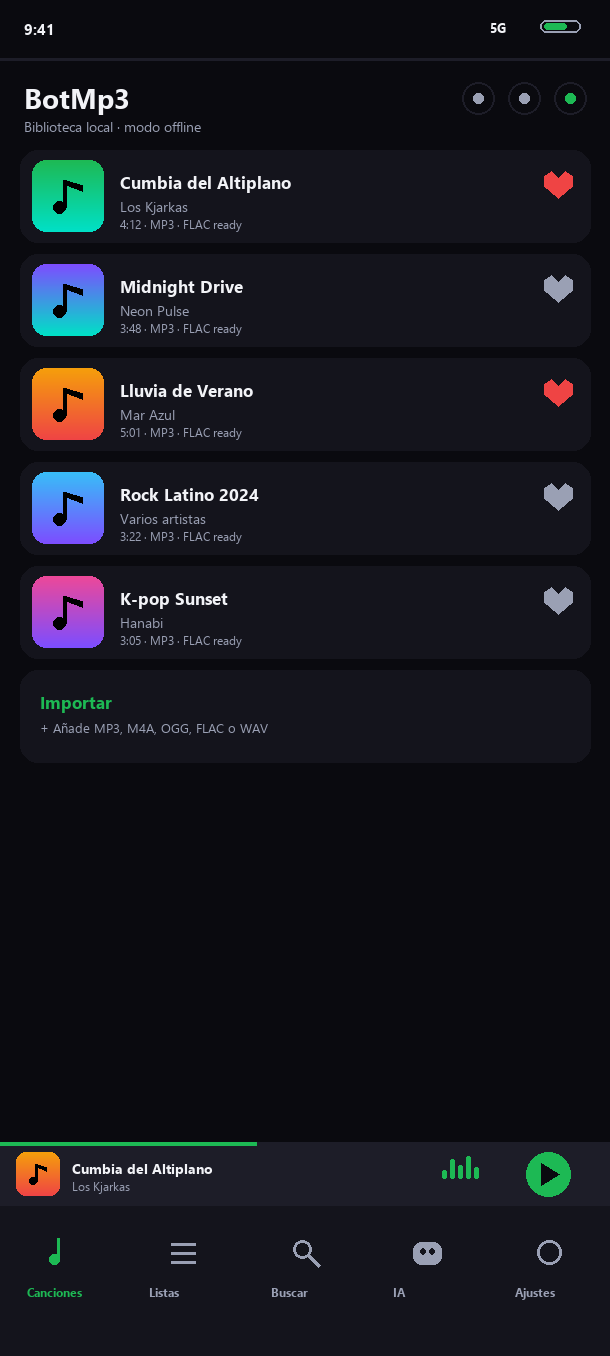
#> input picture fastlane/metadata/android/en-US/images/phoneScreenshots/1.png, 610 x 1356 px, given in place of icono_fuente.jpg, which was not available
$ python generar_icono.py
#> lines starting #> are read from the running program, lines starting #| are printed output that depends on the picture; after the words box and inside, x2 and y2 are one past the last pixel; in counts of white or black regions, pixels touching at a corner belong together; pictures that were not available may be replaced by others from this repository, and a replacement may not be noted
"""Genera el icono de BotMp3 (v1.2.1) a partir de la nueva imagen.

Produce:
  * mipmap-*/ic_launcher.png           icono clásico (esquinas redondeadas)
  * mipmap-*/ic_launcher_round.png     icono clásico circular
  * drawable-*/ic_launcher_foreground.png   capa frontal adaptativa (se desvanece
                                             hacia el color de fondo: sin costuras)
  * drawable-*/ic_launcher_monochrome.png   silueta para iconos tematizados
  * assets/icon/botmp3_icon.png / _mono.png  versiones para la interfaz

También ajusta el color de fondo adaptativo y el XML del icono.
"""

from __future__ import annotations

import os
import re
import sys

import numpy as np
from PIL import Image, ImageDraw, ImageFilter

ROOT = os.path.dirname(os.path.dirname(os.path.abspath(__file__)))
PROJ = os.path.join(ROOT, "BotMp3")
RES = os.path.join(PROJ, "android", "app", "src", "main", "res")
ASSETS = os.path.join(PROJ, "assets", "icon")
SOURCE = os.path.join(os.path.dirname(os.path.abspath(__file__)), "icono_fuente.jpg")

DENSITIES = {"mdpi": 1.0, "hdpi": 1.5, "xhdpi": 2.0, "xxhdpi": 3.0, "xxxhdpi": 4.0}
LEGACY_DP = 48       # tamaño base del icono clásico
ADAPTIVE_DP = 108    # lienzo adaptativo
FOREGROUND_DP = 96   # tamaño del arte dentro del lienzo adaptativo
FADE_FROM = 0.78     # el arte se desvanece a partir de este radio relativo

written: list[str] = []
notas: list[str] = []


def save(image: Image.Image, path: str) -> None:
    os.makedirs(os.path.dirname(path), exist_ok=True)
    image.save(path, "PNG", optimize=True)
    written.append(os.path.relpath(path, PROJ))


# ------------------------------------------------------------------ imagen base
src = Image.open(SOURCE).convert("RGB")
#> src is the input picture: PIL image 610x1356 RGB; mean R, G, B 21.9, 22.7, 29.7
np_src = np.asarray(src)

# Color de fondo: mediana del borde (el morado del cómic).
border = np.concatenate([
    np_src[0:10].reshape(-1, 3),
    np_src[-10:].reshape(-1, 3),
    np_src[:, 0:10].reshape(-1, 3),
    np_src[:, -10:].reshape(-1, 3),
])
fondo_rgb = tuple(int(round(v)) for v in np.median(border, axis=0))
#> fondo_rgb = (10, 10, 15)
fondo_hex = "#{:02X}{:02X}{:02X}".format(*fondo_rgb)
#> fondo_hex = '#0A0A0F'
notas.append(f"color de fondo adaptativo: {fondo_hex}")


def con_desvanecido(image: Image.Image, fade_from: float = FADE_FROM) -> Image.Image:
    """Aplica un alfa radial para que el arte se funda con el fondo sin costuras."""
    size = image.width
    rgba = np.asarray(image.convert("RGBA")).astype(np.float32)
    yy, xx = np.mgrid[0:size, 0:size]
    cx = cy = (size - 1) / 2.0
    radio = np.sqrt(((xx - cx) / (size / 2.0)) ** 2 + ((yy - cy) / (size / 2.0)) ** 2)
    alfa = np.clip((1.0 - radio) / (1.0 - fade_from), 0.0, 1.0)
    rgba[..., 3] *= alfa
    return Image.fromarray(rgba.astype(np.uint8), "RGBA")


def silueta(size: int) -> Image.Image:
    """Silueta blanca y sólida del logotipo (iconos tematizados de Android 13+).

    Se considera «fondo» todo lo morado del cómic: la silueta es el logotipo
    completo (trazos negros incluidos), no solo las zonas blancas.
    """
    hsv = np.asarray(src.convert("HSV")).astype(np.int16)
    sat, val = hsv[..., 1], hsv[..., 2]
    fondo = (sat > 95) & (val > 70)
    mascara = np.where(fondo, 0, 255).astype(np.uint8)
    # Cierra los huecos que dejan los puntos de semitono.
    imagen = Image.fromarray(mascara, "L").filter(ImageFilter.MaxFilter(3))
    imagen = imagen.filter(ImageFilter.GaussianBlur(1)).resize((size, size), Image.LANCZOS)
    rgba = Image.new("RGBA", (size, size), (255, 255, 255, 0))
    rgba.putalpha(imagen)
    return con_desvanecido(rgba)


def redondear(image: Image.Image, radius_ratio: float) -> Image.Image:
    size = image.width
    mask = Image.new("L", (size, size), 0)
    ImageDraw.Draw(mask).rounded_rectangle(
        (0, 0, size - 1, size - 1),
        radius=int(size * radius_ratio),
        fill=255,
    )
    out = image.convert("RGBA")
    out.putalpha(mask)
    return out


def circular(image: Image.Image) -> Image.Image:
    size = image.width
    mask = Image.new("L", (size, size), 0)
    ImageDraw.Draw(mask).ellipse((0, 0, size - 1, size - 1), fill=255)
    out = image.convert("RGBA")
    out.putalpha(mask)
    return out


# ------------------------------------------------------------- iconos por densidad
for nombre, escala in DENSITIES.items():
    legacy_px = int(round(LEGACY_DP * escala))
    adaptive_px = int(round(ADAPTIVE_DP * escala))
    fg_px = int(round(FOREGROUND_DP * escala))

    # 1) Icono clásico (con esquinas redondeadas y circular).
    base = src.resize((legacy_px, legacy_px), Image.LANCZOS).convert("RGBA")
    save(redondear(base, 0.20), os.path.join(RES, f"mipmap-{nombre}", "ic_launcher.png"))
    save(circular(base), os.path.join(RES, f"mipmap-{nombre}", "ic_launcher_round.png"))

    # 2) Capa frontal adaptativa: arte centrado en el lienzo de 108dp.
    arte = con_desvanecido(src.resize((fg_px, fg_px), Image.LANCZOS))
    lienzo = Image.new("RGBA", (adaptive_px, adaptive_px), (0, 0, 0, 0))
    offset = (adaptive_px - fg_px) // 2
    lienzo.paste(arte, (offset, offset), arte)
    save(lienzo, os.path.join(RES, f"drawable-{nombre}", "ic_launcher_foreground.png"))

    # 3) Silueta monocroma (tematizada).
    mono = silueta(fg_px)
    lienzo_mono = Image.new("RGBA", (adaptive_px, adaptive_px), (0, 0, 0, 0))
    lienzo_mono.paste(mono, (offset, offset), mono)
    save(lienzo_mono, os.path.join(RES, f"drawable-{nombre}", "ic_launcher_monochrome.png"))
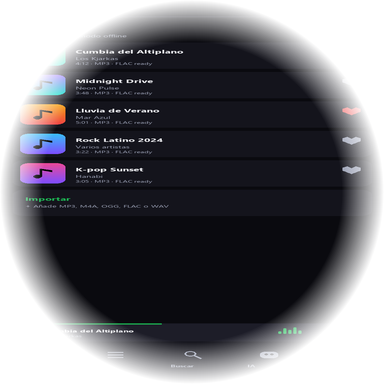
#> arte: PIL image 384x384 RGBA; mean R, G, B, A 21.9, 22.7, 29.6, 159.3; transparent parts drawn white
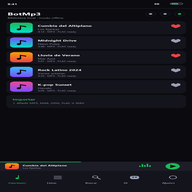
#> base: PIL image 192x192 RGBA; mean R, G, B, A 21.9, 22.7, 29.6, 255
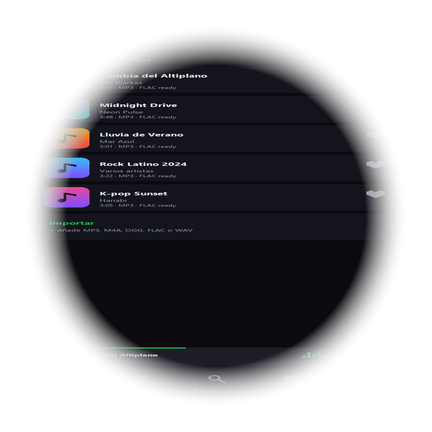
#> lienzo: PIL image 432x432 RGBA; mean R, G, B, A 10.6, 10.3, 14.3, 115.5; transparent parts drawn white

# ------------------------------------------------------------------ assets app
save(redondear(src.resize((512, 512), Image.LANCZOS).convert("RGBA"), 0.20),
     os.path.join(ASSETS, "botmp3_icon.png"))
#> in redondear (call 6), `mask = Image.new("L", (size, size), 0)`: mask: PIL image 512x512 L; every value is 0
#> in redondear (call 6), `ImageDraw.Draw(mask).rounded_rectangle( (0, 0, size - 1, size - 1), ra..`:
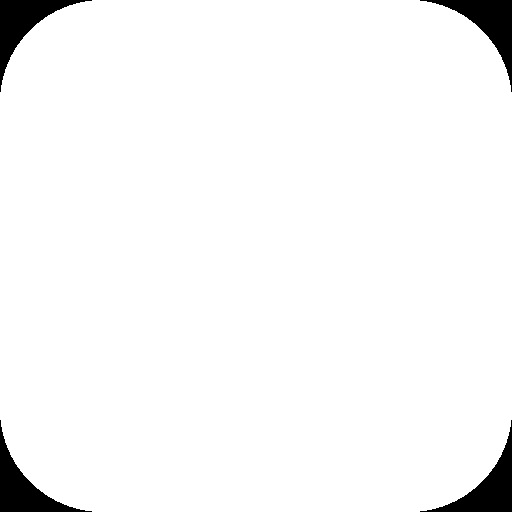
#> mask: PIL image 512x512 L; 96.5% white; 4 black regions, box (x1, y1, x2, y2) and area: (0, 0, 92, 92) 2262, (420, 0, 512, 92) 2262, (0, 420, 92, 512) 2262, (420, 420, 512, 512) 2262
save(silueta(512), os.path.join(ASSETS, "botmp3_icon_mono.png"))
#> in silueta (call 6), `sat, val = hsv[..., 1], hsv[..., 2]`:
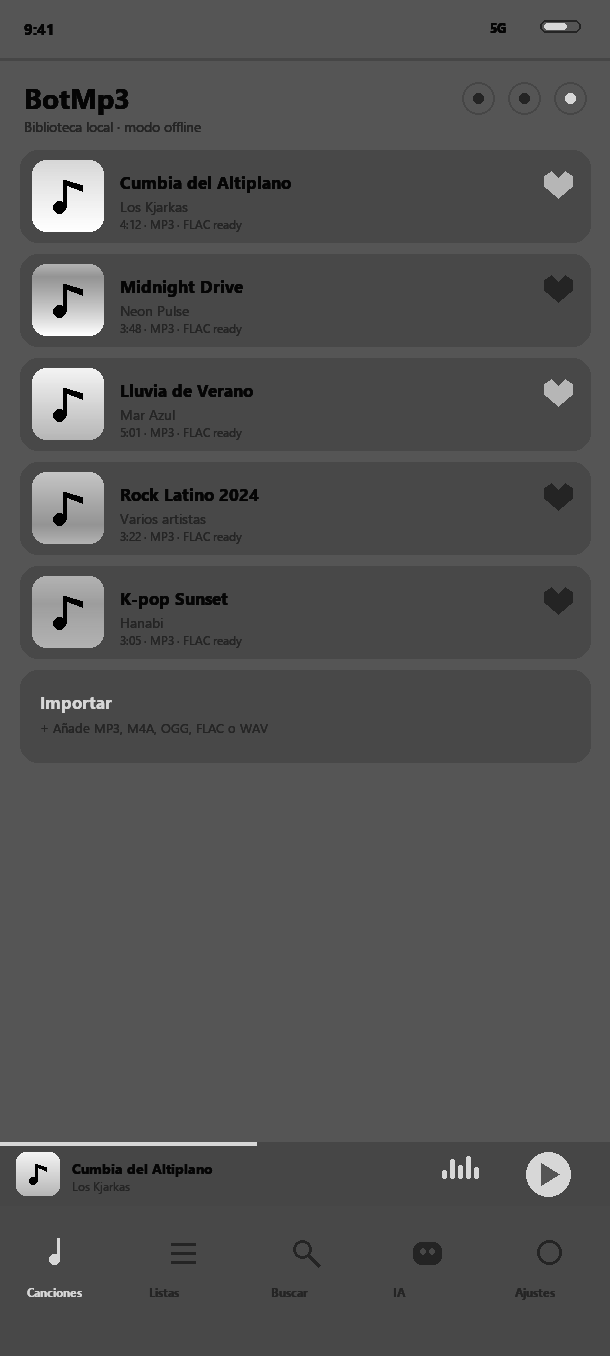
#> sat: shape (1356, 610) int16; min 0, max 255, mean 81.3
#> in silueta (call 6), `fondo = (sat > 95) & (val > 70)`:
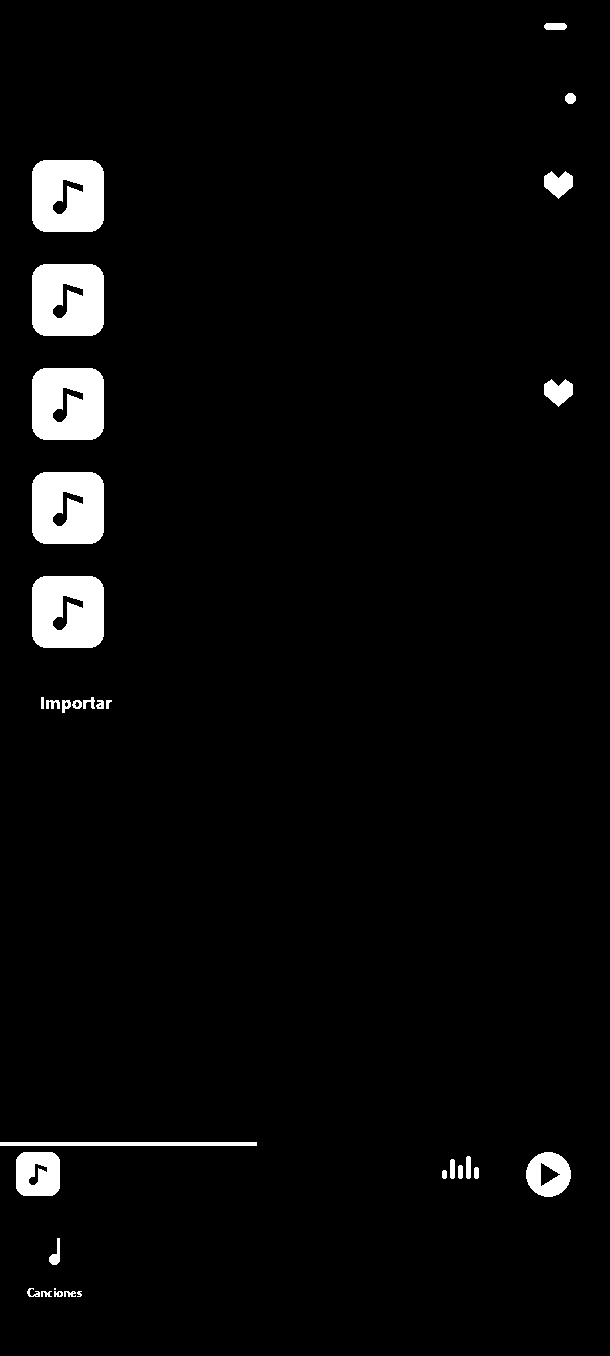
#> fondo: shape (1356, 610) bool; 3.6% white; 31 white regions (1 under 20 px), largest, box (x1, y1, x2, y2) and area: (32, 160, 104, 232) 4677, (32, 264, 104, 336) 4677, (32, 368, 104, 440) 4677
#> in silueta (call 6), `imagen = Image.fromarray(mascara, "L").filter(ImageFilter.MaxFilter(3))`: imagen: PIL image 610x1356 L; 96.9% white; 34 black regions (17 under 20 px), largest, box (x1, y1, x2, y2) and area: (33, 161, 103, 231) 4248, (33, 265, 103, 335) 4248, (33, 369, 103, 439) 4248
#> in silueta (call 6), `imagen = imagen.filter(ImageFilter.GaussianBlur(1)).resize((size, size..`:
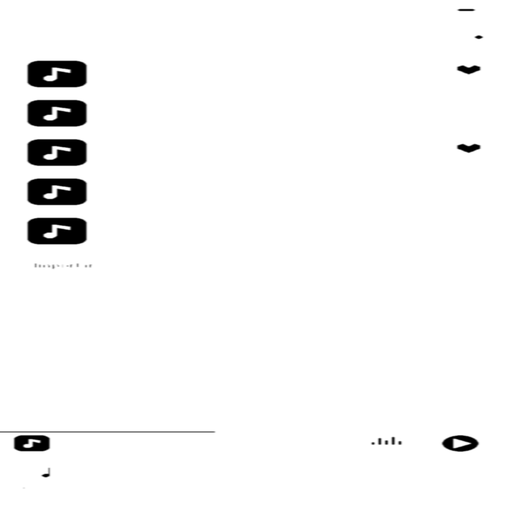
#> imagen: PIL image 512x512 L; min 0, max 255, mean 247.1

# --------------------------------------------------- color y XML del icono adaptive
xml_path = os.path.join(RES, "mipmap-anydpi-v26", "ic_launcher.xml")
#> (the run stopped early here; a loop or call above may not have finished)

$ run again, on fastlane/metadata/android/es-ES/images/phoneScreenshots/2.png
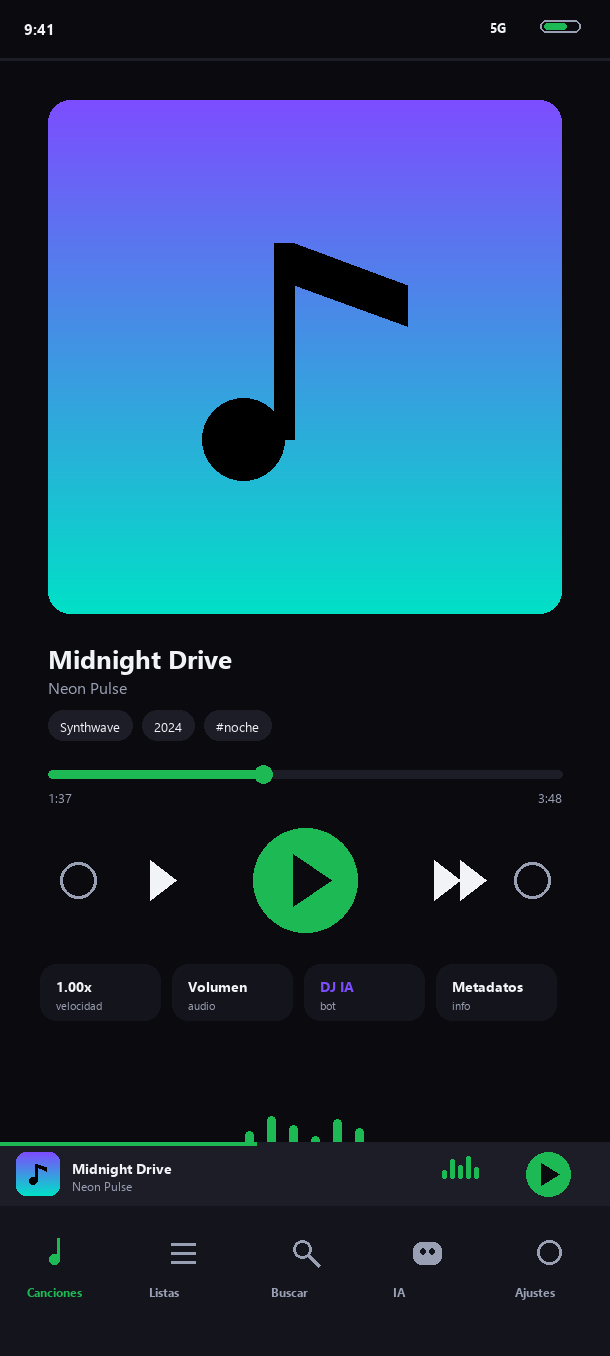
#> input picture fastlane/metadata/android/es-ES/images/phoneScreenshots/2.png, 610 x 1356 px, given in place of icono_fuente.jpg, which was not available
#> src is the input picture: PIL image 610x1356 RGB; mean R, G, B 30.3, 59.8, 85.4
#> fondo_rgb = (10, 10, 15)
#> fondo_hex = '#0A0A0F'
#> in silueta (call 6), `fondo = (sat > 95) & (val > 70)`:
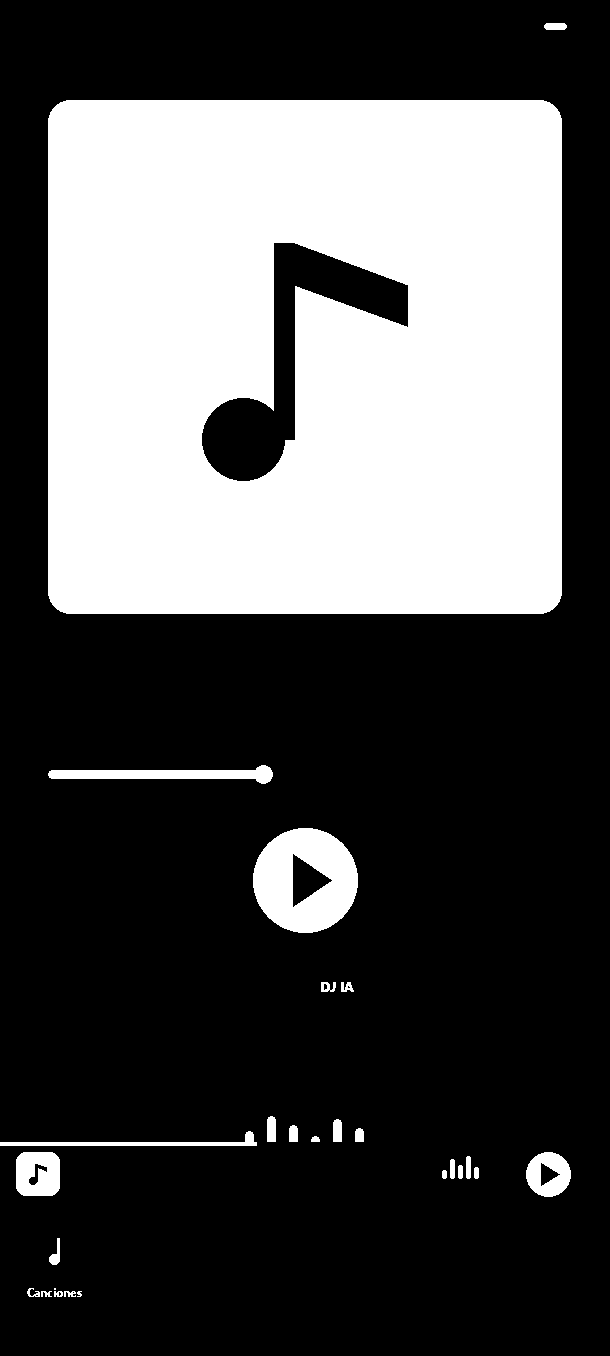
#> fondo: shape (1356, 610) bool; 32.1% white; 26 white regions (1 under 20 px), largest, box (x1, y1, x2, y2) and area: (48, 100, 562, 614) 249701, (253, 828, 358, 933) 7604, (48, 765, 273, 784) 2125
#> in silueta (call 6), `imagen = imagen.filter(ImageFilter.GaussianBlur(1)).resize((size, size..`:
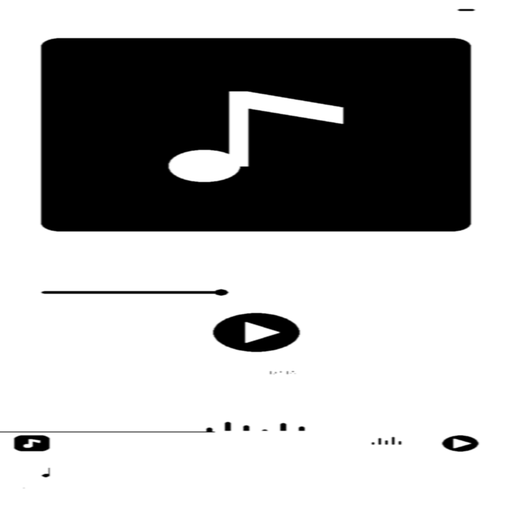
#> imagen: PIL image 512x512 L; min 0, max 255, mean 175.1
